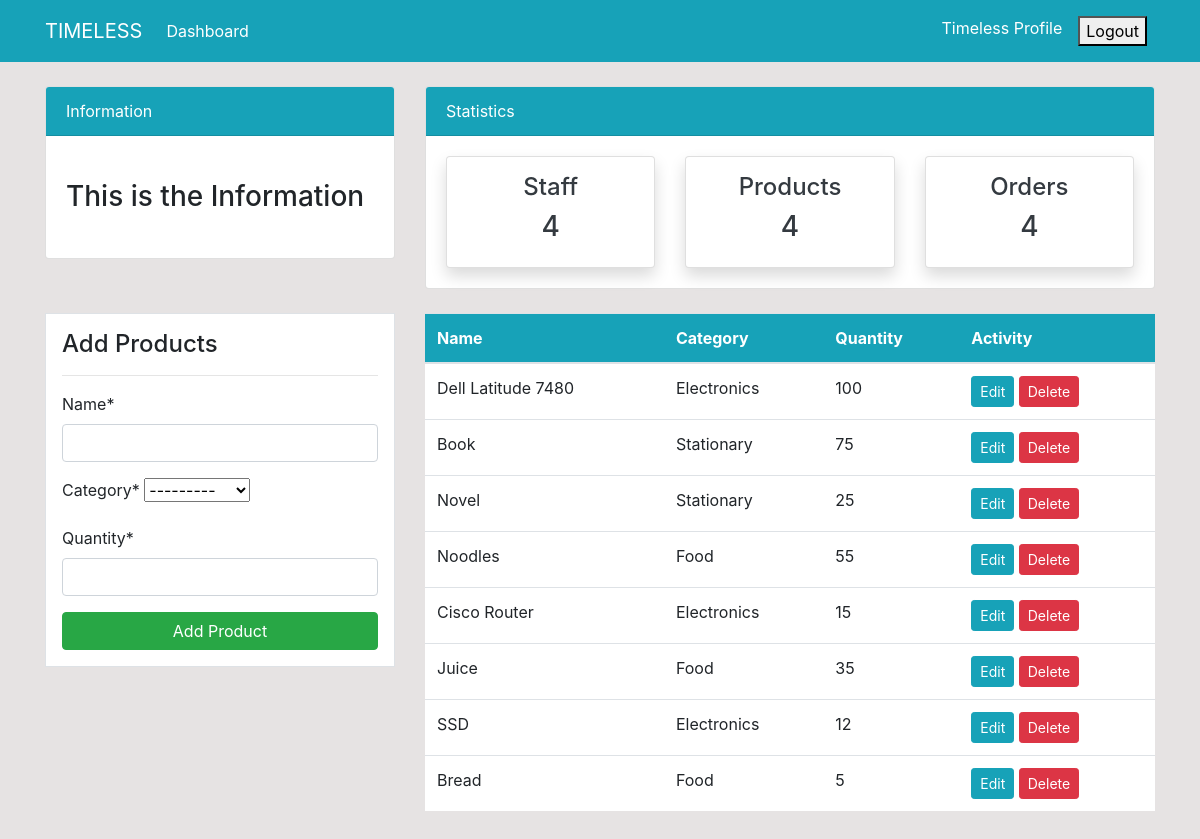
/product/ (signed in), run on the app's committed database.
### dashboard/models.py (models this page shows, shortened)
class Product(models.Model):
    name = models.CharField(max_length=100, null=True)
    category = models.CharField(max_length=20, choices=CATEGORY, null=True)
    quantity = models.PositiveIntegerField(null=True)
    class Meta:
        verbose_name_plural = 'Product'

### dashboard/views.py (the view)
# urls.py: path('product/', views.product, name='dashboard-product'),
@login_required
def product(request):
     items = Product.objects.all() # Using ORM
     if request.method == 'POST':
          form = ProductForm(request.POST)
          if form.is_valid():
               form.save()
               product_name = form.cleaned_data.get('name')
               messages.success(request, f'{product_name} has been added')
               return redirect('dashboard-product')
     else:
          form = ProductForm()
     context = {
          'items': items,
          'form': form,
     }
     return render(request, 'dashboard/product.html', context)

### dashboard/forms.py
class ProductForm(forms.ModelForm):
    class Meta:
        model = Product
        fields = ['name', 'category', 'quantity']

### templates/dashboard/product.html (shortened to what this page needs)
 {% extends 'partials/base.html' %}
 {% load crispy_forms_tags %}
 {% block content %}
{% include 'partials/topnav.html' %}
    <div class="container">
        <div class="row my-4">
            <div class="col-md-4">
                <div class="border bg-white p-3">
                    <h4>Add Products</h4>
                    <hr>
                    <form method="POST">
                        {{ form|crispy }}
                        <input class="btn btn-success btn-block" type="submit" value="Add Product">
                    </form>
                </div>
            </div>
            <div class="col-md-8">
                <table class="table bg-white">
                    <thead class="bg-info">
                        <tr class="text-white">
                            <th scope="col">Name</th>
                            <th scope="col">Category</th>
                            <th scope="col">Quantity</th>
                            <th scope="col">Activity</th>
                        </tr>
                    </thead>
                    <tbody>
                        {% for item in items  %}
                        <tr>
                            <td>{{ item.name }}</td>
                            <td>{{ item.category }}</td>
                            <td>{{ item.quantity }}</td>
                            <td>
                                <a class="btn btn-info btn-sm" href="{% url 'dashboard-product-update' item.id %}">Edit</a>
                                <a class="btn btn-danger btn-sm" href="{% url 'dashboard-product-delete' item.id %}">Delete</a>
                            </td>
                        {%  endfor %}
                    </tbody>
                </table>
            </div>
        </div>
    </div>
    {% endblock %}

### templates/partials/nav.html (shortened to what this page needs)
    <nav class="navbar navbar-expand-lg navbar-info bg-info">
        {% if user.is_authenticated %}
        <div class="container">
            <a class="navbar-brand text-white" href="{% url 'dashboard-index' %}">TIMELESS</a>
            <div class="collapse navbar-collapse" id="navbarSupportedContent">
                <ul class="navbar-nav mr-auto">
                    <li class="nav-item active">
                        <a class="nav-link text-white" href="{% url 'dashboard-index' %}">Dashboard </a>
                    </li>
                </ul>
                <ul class="navbar-nav ml-auto">
                    <li class="nav-item active">
                        <a class="nav-link text-white" href="{% url 'user-profile' %}">{{user.username}} Profile </a>
                    </li>
                    <form class="nav-link text-white" action="{% url 'user-logout' %}" method="post">
                         <button type="submit">Logout</button>
                    </form>
                </ul>
                {% endif %}
            </div>
        </div>
    </nav>

### static/style.css (style rules this page uses)
body { background: rgb(230, 227, 227); }

### data on the page
Product: name "Dell Latitude 7480", category "Electronics", quantity "100"
Product: name "Book", category "Stationary", quantity "75"
Product: name "Novel", category "Stationary", quantity "25"
Product: name "Noodles", category "Food", quantity "55"
Product: name "Cisco Router", category "Electronics", quantity "15"
Product: name "Juice", category "Food", quantity "35"
Product: name "SSD", category "Electronics", quantity "12"
Product: name "Bread", category "Food", quantity "5"

### other printed values
{{ user.username }} "Timeless"
